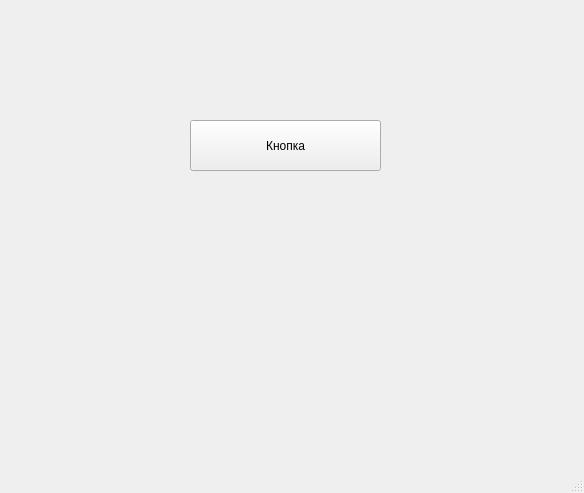
<?xml version="1.0" encoding="UTF-8"?>
<ui version="4.0">
 <class>MainWindow</class>
 <widget class="QMainWindow" name="MainWindow">
  <property name="geometry">
   <rect>
    <x>0</x>
    <y>0</y>
    <width>584</width>
    <height>493</height>
   </rect>
  </property>
  <property name="windowTitle">
   <string>MainWindow</string>
  </property>
  <widget class="QWidget" name="centralwidget">
   <widget class="QPushButton" name="btn">
    <property name="geometry">
     <rect>
      <x>190</x>
      <y>120</y>
      <width>191</width>
      <height>51</height>
     </rect>
    </property>
    <property name="text">
     <string>Кнопка</string>
    </property>
   </widget>
  </widget>
  <widget class="QMenuBar" name="menubar">
   <property name="geometry">
    <rect>
     <x>0</x>
     <y>0</y>
     <width>584</width>
     <height>18</height>
    </rect>
   </property>
  </widget>
  <widget class="QStatusBar" name="statusbar"/>
 </widget>
 <resources/>
 <connections/>
</ui>
